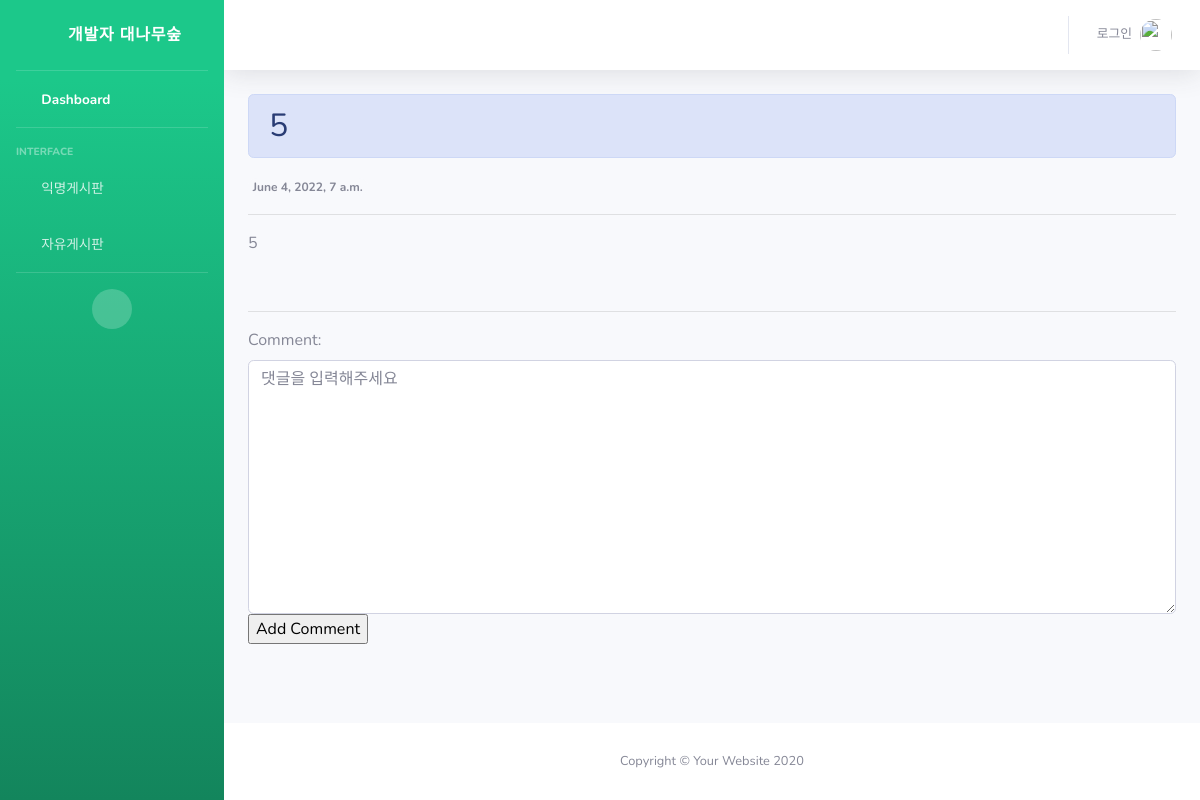
The app's page /detail/8 with its own data.
### snsapp/models.py (models this page shows, shortened)
class Post(models.Model):
    title = models.CharField(max_length=200)
    body = models.TextField()
    date = models.DateTimeField(auto_now_add=True)

### snsapp/views.py (the view)
# urls.py: path('detail/<int:post_id>',views.detail, name='detail'),
def detail(request, post_id):
    post_detail = get_object_or_404(Post, pk=post_id)
    comment_form = CommentForm()
    return render(request, 'detail.html', {'post_detail':post_detail, 'comment_form': comment_form})

### snsapp/forms.py
class CommentForm(forms.ModelForm):
    class Meta:
        model = Comment
        fields = ['comment']
    def __init__(self, *args, **kwargs):
        super(CommentForm, self).__init__(*args, **kwargs)
        self.fields['comment'].widget.attrs = {
            'class': 'form-control',
            'placeholder': "댓글을 입력해주세요",
            'rows': 10
        }

### snsapp/templates/detail.html (shortened to what this page needs)
{% extends 'base.html' %} {% block content %}
<h2 class="alert alert-primary">{{ post_detail.title }}</h2>
<span class="badge rounded-pill bg-light">{{ post_detail.date}}</span>
<br />
<hr />
<p>{{ post_detail.body }}</p>
<br />
<hr />
<form method="POST" action="{% url 'new_comment' post_detail.id %}">
  {% csrf_token%} {{comment_form}}<input type="submit" value="Add Comment" />
</form>
{% endblock %}

### records on screen
Post: title "5", date "June 4, 2022, 7 a.m.", body "5"
